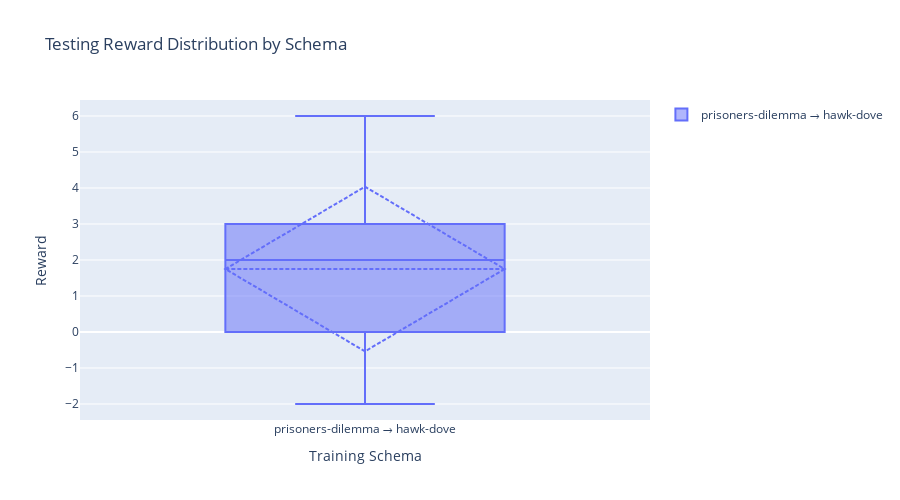
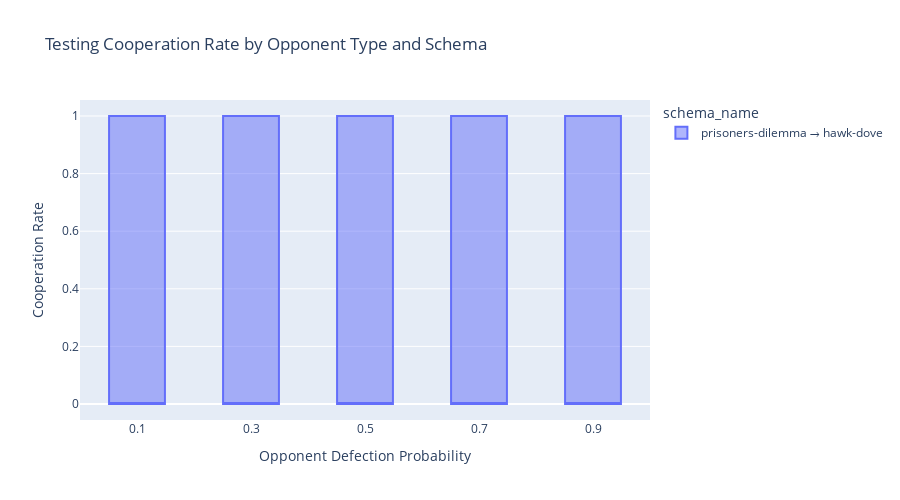

Notebook cell for these charts, in order:
### Markdown cell above
### 5.1 Testing Performance Visualizations

### Code cell
if not testing_df.empty:
    # Box plots for reward distribution by schema
    fig = go.Figure()
    
    for schema in testing_df['schema_name'].unique():
        schema_data = testing_df[testing_df['schema_name'] == schema]
        fig.add_trace(go.Box(
            y=schema_data['agent_reward'],
            name=schema,
            boxmean='sd'
        ))
    
    fig.update_layout(
        title="Testing Reward Distribution by Schema",
        yaxis_title="Reward",
        xaxis_title="Training Schema",
        height=500,
        showlegend=True
    )
    fig.show()
    
    # Cooperation rate by opponent type
    fig2 = px.box(testing_df, x='opponent_type', y='cooperation_rate', 
                  color='schema_name',
                  title="Testing Cooperation Rate by Opponent Type and Schema",
                  labels={'opponent_type': 'Opponent Defection Probability',
                         'cooperation_rate': 'Cooperation Rate'})
    fig2.update_layout(height=500)
    fig2.show()
else:
    print("No testing data available for visualization")

### Figure 1 — Plotly figure (JSON) as saved in the notebook; plotly's stock layout.template omitted (floating-point values rounded to 4 significant figures; data arrays with more than 128 entries replaced by an {"elided": "..."} marker saying what was removed)
{"data": [{"boxmean": "sd", "name": "prisoners-dilemma → hawk-dove", "type": "box", "y": {"elided": "100000 float values"}}], "layout": {"height": 500, "showlegend": true, "title": {"text": "Testing Reward Distribution by Schema"}, "xaxis": {"title": {"text": "Training Schema"}}, "yaxis": {"title": {"text": "Reward"}}}}

### Figure 2 — Plotly figure (JSON) as saved in the notebook; plotly's stock layout.template omitted (floating-point values rounded to 4 significant figures; data arrays with more than 128 entries replaced by an {"elided": "..."} marker saying what was removed)
{"data": [{"alignmentgroup": "True", "hovertemplate": "schema_name=prisoners-dilemma → hawk-dove<br>Opponent Defection Probability=%{x}<br>Cooperation Rate=%{y}<extra></extra>", "legendgroup": "prisoners-dilemma → hawk-dove", "marker": {"color": "#636efa"}, "name": "prisoners-dilemma → hawk-dove", "notched": false, "offsetgroup": "prisoners-dilemma → hawk-dove", "orientation": "v", "showlegend": true, "type": "box", "x": {"elided": "100000 float values"}, "x0": " ", "xaxis": "x", "y": {"elided": "100000 float values"}, "y0": " ", "yaxis": "y"}], "layout": {"boxmode": "group", "height": 500, "legend": {"title": {"text": "schema_name"}, "tracegroupgap": 0}, "title": {"text": "Testing Cooperation Rate by Opponent Type and Schema"}, "xaxis": {"anchor": "y", "domain": [0, 1], "title": {"text": "Opponent Defection Probability"}}, "yaxis": {"anchor": "x", "domain": [0, 1], "title": {"text": "Cooperation Rate"}}}}
